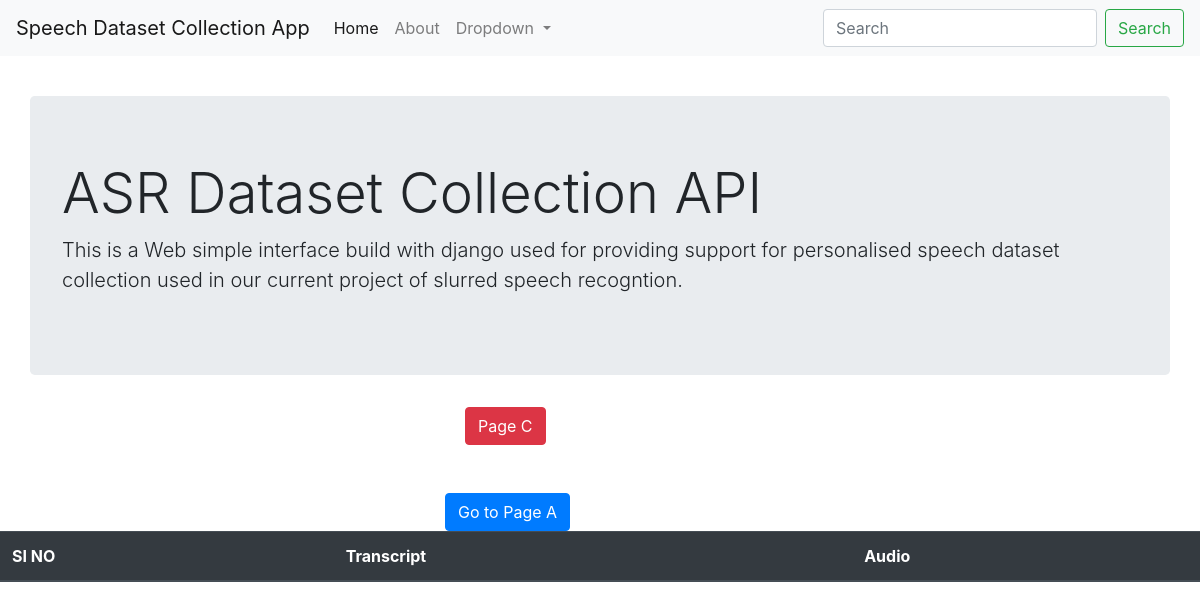
/thirdindex/, run on an earlier commit of the app's database.
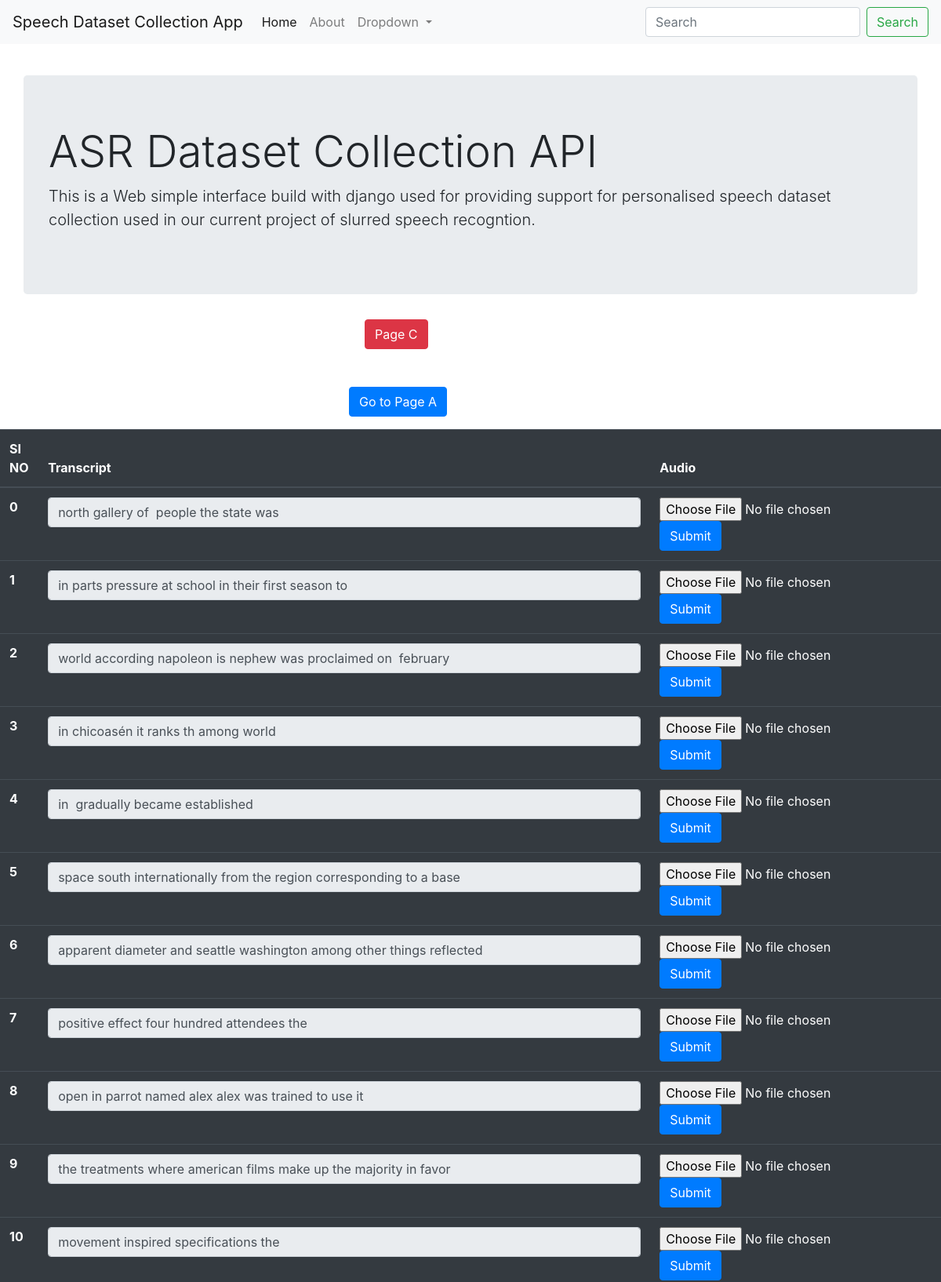
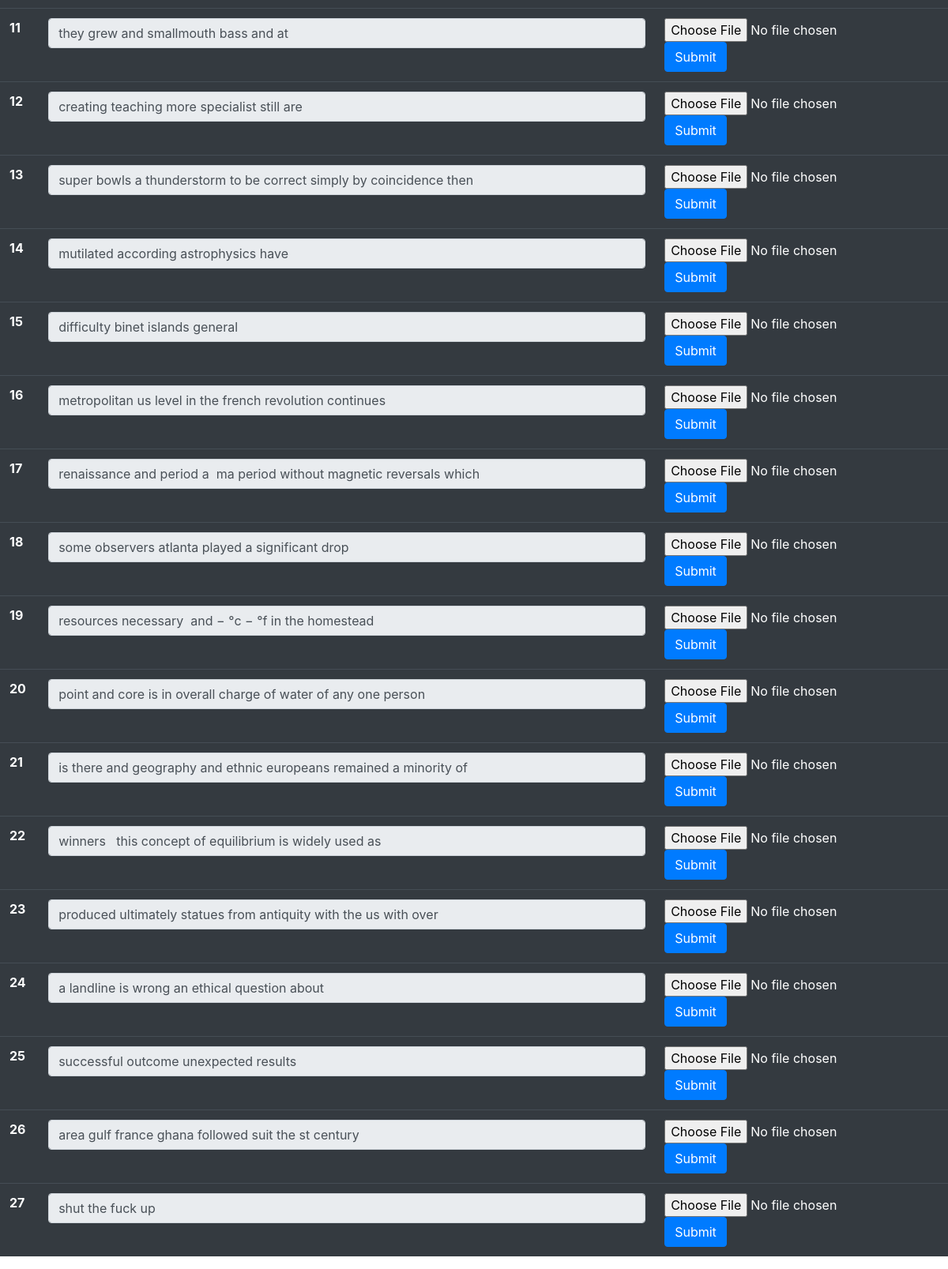
And on a later commit of the database (2 pictures, top to bottom).
### app/models.py (models this page shows, shortened)
class Dataset(models.Model):
    audio=models.FileField(blank=True)
    transcript=models.CharField(max_length=500,blank=True,null=True)

### app/views.py (the view, shortened to what this page needs)
# urls.py: path('thirdindex/',views.next_next_index,name='thirdindex'),
def next_next_index(request):
    data_list=Dataset.objects.all().order_by('id')
    data_list=data_list[200:]
    count=0
    for item in data_list:
        if item.audio:
            pass
        else:
            count+=1
    context={"data":data_list, "count" : count}
    return render(request,"app/next_next_index.html",context=context)

### templates/app/next_next_index.html (shortened to what this page needs)
<!DOCTYPE html>
<html>
    <head>
        <link rel="stylesheet" href="https://cdn.jsdelivr.net/npm/bootstrap@4.6.0/dist/css/bootstrap.min.css">
    </head>
    <body>
        <nav class="navbar navbar-expand-lg navbar-light bg-light fixed-top">
            <a class="navbar-brand" href="#">Speech Dataset Collection App</a>
            <div class="collapse navbar-collapse" id="navbarSupportedContent">
              <ul class="navbar-nav mr-auto">
                <li class="nav-item active">
                  <a class="nav-link" href="#">Home <span class="sr-only">(current)</span></a>
                </li>
                <li class="nav-item">
                  <a class="nav-link" href="#">About</a>
                </li>
                <li class="nav-item dropdown">
                  <a class="nav-link dropdown-toggle" href="#" id="navbarDropdown" role="button" data-toggle="dropdown" aria-haspopup="true" aria-expanded="false">
                    Dropdown
                  </a>
                </li>
              </ul>
              <form class="form-inline my-2 my-lg-0">
                <input class="form-control mr-sm-2" type="search" placeholder="Search" aria-label="Search">
                <button class="btn btn-outline-success my-2 my-sm-0" type="submit">Search</button>
              </form>
            </div>
          </nav>
          <br>
          <br>
        <br>
        <br>
            <div class="container jumbotron">
                <h1 class="display-4">ASR Dataset Collection API </h1>
                <p class="lead">This is a Web  simple interface build with django used for providing support for personalised speech dataset collection used in our current project of slurred speech recogntion.</p>
           </div>
              <div class="container">
                <a style="margin-left: 420px;" class="btn btn-danger" href="#">Page C</a>
              </div>
              <br>
              <br>
              <div class="container">
                <a style="margin-left: 400px;" class="btn btn-primary" href="/index"> Go to Page A</a>
              </div>
            <table class="table table-dark">
                <thead>
                  <tr>
                    <th scope="col">SI NO</th>
                    <th scope="col">Transcript</th>
                    <th scope="col">Audio</th>
                  </tr>
                </thead>
                <tbody>
                {% for item in data %}
                {% if not item.audio %}
                  <tr>
                    <th scope="row">{{ forloop.counter0 }}</th>
                    <form action="{% url 'secondindex' %}" method="POST" enctype="multipart/form-data">
                      <div class="form-group">
                        <td width="65%"><input class="form-control" type="text" name="transcript"  value="{{ item.transcript }}" readonly></td>
                      </div>
                      <div class="form-group">
                        <td><input  type="file" name="audio" required>
                          <button class="btn btn-primary" type="submit" value="Submit" >Submit</button>
                        </td>
                      </div>
                    </form>
                  </tr>
                   {% endif %}
                  {% endfor %}
                </tbody>
              </table>
    </body>
</html>

What changed in the data, as far as the page shows it:
added Dataset: transcript "north gallery of people the state was"
added Dataset: transcript "in parts pressure at school in their first season to"
added Dataset: transcript "world according napoleon is nephew was proclaimed on february"
added Dataset: transcript "in chicoasén it ranks th among world"
added Dataset: transcript "in gradually became established"
added Dataset: transcript "space south internationally from the region corresponding to a base"
added Dataset: transcript "apparent diameter and seattle washington among other things reflected"
added Dataset: transcript "positive effect four hundred attendees the"
added Dataset: transcript "open in parrot named alex alex was trained to use it"
added Dataset: transcript "the treatments where american films make up the majority in favor"
added Dataset: transcript "movement inspired specifications the"
added Dataset: transcript "they grew and smallmouth bass and at"
added Dataset: transcript "creating teaching more specialist still are"
added Dataset: transcript "super bowls a thunderstorm to be correct simply by coincidence then"
added Dataset: transcript "mutilated according astrophysics have"
added Dataset: transcript "difficulty binet islands general"
added Dataset: transcript "metropolitan us level in the french revolution continues"
added Dataset: transcript "renaissance and period a ma period without magnetic reversals which"
added Dataset: transcript "some observers atlanta played a significant drop"
added Dataset: transcript "resources necessary and − °c − °f in the homestead"
added Dataset: transcript "point and core is in overall charge of water of any one person"
added Dataset: transcript "is there and geography and ethnic europeans remained a minority of"
added Dataset: transcript "winners this concept of equilibrium is widely used as"
added Dataset: transcript "produced ultimately statues from antiquity with the us with over"
added Dataset: transcript "a landline is wrong an ethical question about"
added Dataset: transcript "successful outcome unexpected results"
added Dataset: transcript "area gulf france ghana followed suit the st century"
added Dataset: transcript "shut the fuck up"
